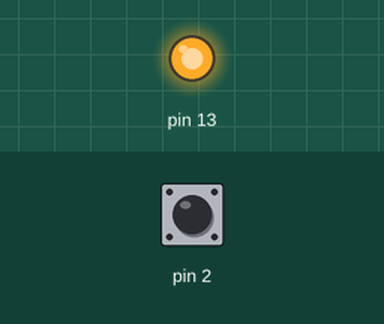
Simulated run of this sketch. Board: Arduino Uno, built with avr-gcc and run on an emulated ATmega328P. On the bench: output pins drawn as LEDs (lit = HIGH). The inputs (shaded band) are chosen by the test bench; at power-on: pin 2 HIGH.

Above: at 1.2 s.
1.3 s: pin 2 pulled LOW for 0.15 s
At 1.8 s:
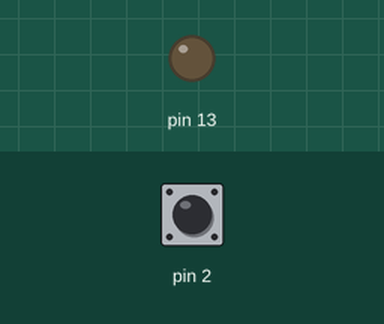
2.9 s: pin 2 pulled LOW for 1 s
At 4.2 s:
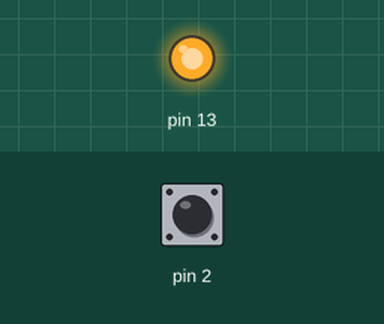
5.4 s: pin 2 pulled LOW for 3.2 s
At 6.1 s:
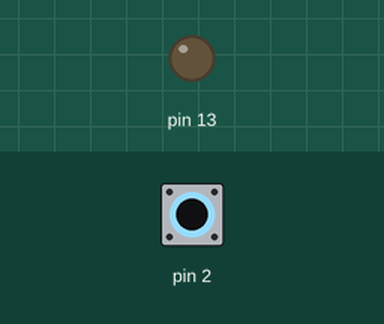
Timing chart, 0 to 8.4 s (numbered marks = the images above; inputs shaded):
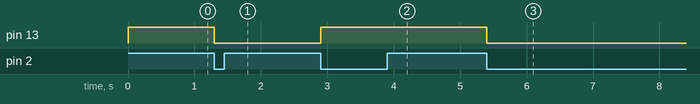

The sketch:

Interrupt.ino
```cpp
int a = 2;
bool flag = true;
void setup() {
  pinMode(2, INPUT_PULLUP);
  attachInterrupt(0    , func, FALLING);
  digitalPinToInterrupt(2);
  pinMode(13, OUTPUT);
}

void loop() {
  if(flag){
    digitalWrite(13, HIGH);
  }
  else{
    digitalWrite(13, LOW);
  }
}

void func(){
  flag = !flag;
}
```

Measured:
- after the input at 1.3 s, pin 13: HIGH → LOW at once
- after the input at 2.9 s, pin 13: LOW → HIGH at once
- after the input at 5.4 s, pin 13: HIGH → LOW at once
